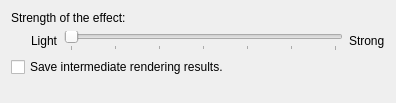
<?xml version="1.0" encoding="UTF-8"?>
<ui version="4.0">
 <class>ContrastEffectConfig</class>
 <widget class="QWidget" name="BlurEffectConfig">
  <property name="geometry">
   <rect>
    <x>0</x>
    <y>0</y>
    <width>396</width>
    <height>103</height>
   </rect>
  </property>
  <layout class="QVBoxLayout" name="verticalLayout">
   <item>
    <widget class="QLabel" name="label">
     <property name="text">
      <string>Strength of the effect:</string>
     </property>
    </widget>
   </item>
   <item>
    <layout class="QHBoxLayout" name="horizontalLayout">
     <item>
      <spacer name="horizontalSpacer">
       <property name="orientation">
        <enum>Qt::Horizontal</enum>
       </property>
       <property name="sizeType">
        <enum>QSizePolicy::Fixed</enum>
       </property>
       <property name="sizeHint" stdset="0">
        <size>
         <width>20</width>
         <height>20</height>
        </size>
       </property>
      </spacer>
     </item>
     <item>
      <widget class="QLabel" name="label_2">
       <property name="text">
        <string>Light</string>
       </property>
      </widget>
     </item>
     <item>
      <widget class="QSlider" name="kcfg_Strength">
       <property name="minimum">
        <number>1</number>
       </property>
       <property name="maximum">
        <number>7</number>
       </property>
       <property name="singleStep">
        <number>1</number>
       </property>
       <property name="pageStep">
        <number>1</number>
       </property>
       <property name="orientation">
        <enum>Qt::Horizontal</enum>
       </property>
       <property name="tickPosition">
        <enum>QSlider::TicksBelow</enum>
       </property>
      </widget>
     </item>
     <item>
      <widget class="QLabel" name="label_3">
       <property name="text">
        <string>Strong</string>
       </property>
      </widget>
     </item>
    </layout>
   </item>
   <item>
    <widget class="QCheckBox" name="kcfg_CacheTexture">
     <property name="toolTip">
      <string extracomment="Enables an internal texture cache which saves the background of the blurred area. This results in less repaints and in a slightly higher memory usage."/>
     </property>
     <property name="text">
      <string>Save intermediate rendering results.</string>
     </property>
    </widget>
   </item>
   <item>
    <spacer name="verticalSpacer">
     <property name="orientation">
      <enum>Qt::Vertical</enum>
     </property>
     <property name="sizeHint" stdset="0">
      <size>
       <width>0</width>
       <height>0</height>
      </size>
     </property>
    </spacer>
   </item>
  </layout>
 </widget>
 <resources/>
 <connections/>
</ui>
